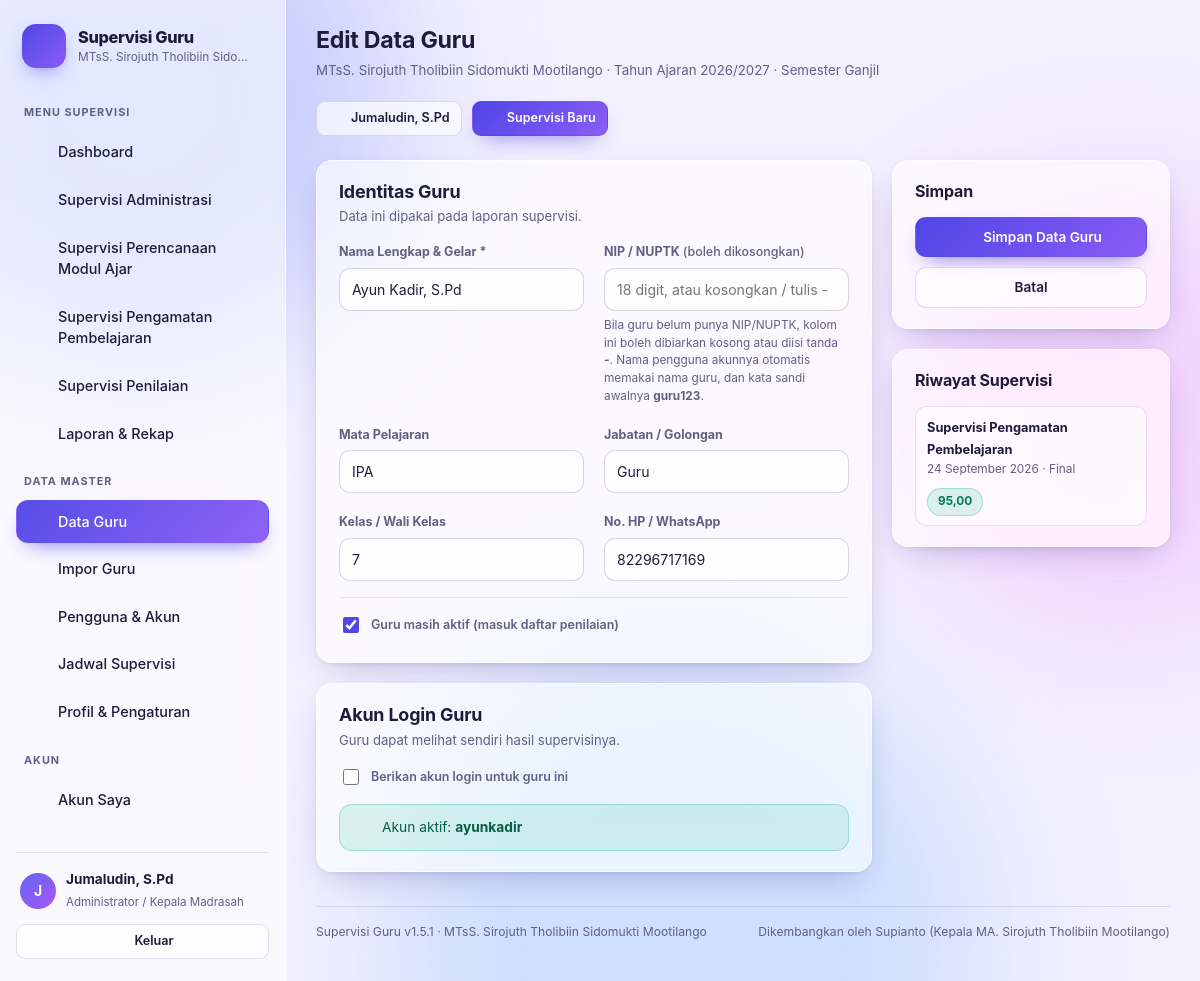
The app's page /guru_edit.php?id=14 (signed in) with its own data.
### tables this page shows
CREATE TABLE sekolah (
            id INTEGER PRIMARY KEY AUTOINCREMENT,
            nama TEXT NOT NULL,
            npsn TEXT,
            alamat TEXT,
            kepala_sekolah TEXT,
            nip_kepala_sekolah TEXT,
            tahun_ajaran TEXT,
            semester TEXT,
            batas_a REAL NOT NULL DEFAULT 90,
            batas_b REAL NOT NULL DEFAULT 80,
            batas_c REAL NOT NULL DEFAULT 70,
            catatan TEXT,
            aktif INTEGER NOT NULL DEFAULT 1,
            dibuat TEXT
        , verifikasi TEXT NOT NULL DEFAULT "disetujui", kontak_nama TEXT, kontak_telepon TEXT, kontak_email TEXT, tanggal_daftar TEXT, alasan_tolak TEXT, jenis TEXT NOT NULL DEFAULT "umum", logo TEXT);

CREATE TABLE instrumen (
                id INTEGER PRIMARY KEY AUTOINCREMENT,
                kode TEXT NOT NULL UNIQUE,
                nama TEXT NOT NULL,
                deskripsi TEXT,
                ikon TEXT,
                urutan INTEGER NOT NULL DEFAULT 0,
                aktif INTEGER NOT NULL DEFAULT 1
            );

CREATE TABLE users (
            id INTEGER PRIMARY KEY AUTOINCREMENT,
            username TEXT NOT NULL UNIQUE,
            password_hash TEXT NOT NULL,
            nama TEXT NOT NULL,
            role TEXT NOT NULL DEFAULT "guru",
            guru_id INTEGER REFERENCES guru(id) ON DELETE SET NULL,
            aktif INTEGER NOT NULL DEFAULT 1,
            login_terakhir TEXT,
            dibuat TEXT
        , sekolah_id INTEGER, foto TEXT);

CREATE TABLE guru (
            id INTEGER PRIMARY KEY AUTOINCREMENT,
            nip TEXT,
            nama TEXT NOT NULL,
            mapel TEXT,
            jabatan TEXT,
            kelas TEXT,
            telepon TEXT,
            aktif INTEGER NOT NULL DEFAULT 1,
            demo INTEGER NOT NULL DEFAULT 0,
            dibuat TEXT
        , sekolah_id INTEGER);

CREATE TABLE supervisi (
            id INTEGER PRIMARY KEY AUTOINCREMENT,
            guru_id INTEGER NOT NULL REFERENCES guru(id) ON DELETE CASCADE,
            instrumen_id INTEGER NOT NULL REFERENCES instrumen(id) ON DELETE CASCADE,
            tanggal TEXT NOT NULL,
            periode TEXT,
            supervisor TEXT,
            total_skor REAL NOT NULL DEFAULT 0,
            skor_maks REAL NOT NULL DEFAULT 0,
            nilai REAL NOT NULL DEFAULT 0,
            predikat TEXT,
            kelebihan TEXT,
            kekurangan TEXT,
            tindak_lanjut TEXT,
            status TEXT NOT NULL DEFAULT "draft",
            dibuat TEXT,
            diubah TEXT, sekolah_id INTEGER,
            UNIQUE (guru_id, instrumen_id, tanggal)
        );

### guru_edit.php (the view, shortened to what the rows shown need)
<?php
$u = require_admin();
$sid = sekolah_id();
$id = (int) ($_GET['id'] ?? $_POST['id'] ?? 0);
$g = $id ? one('SELECT * FROM guru WHERE id = ? AND sekolah_id = ?', [$id, $sid]) : null;
$form = [
    'nama'    => $g['nama'] ?? '',
    'nip'     => $g['nip'] ?? '',
    'mapel'   => $g['mapel'] ?? '',
    'jabatan' => $g['jabatan'] ?? '',
    'kelas'   => $g['kelas'] ?? '',
    'telepon' => $g['telepon'] ?? '',
    'aktif'   => $g ? (int) $g['aktif'] : 1,
];
$akun = $id ? one('SELECT * FROM users WHERE guru_id = ? LIMIT 1', [$id]) : null;
$riwayat = $id ? all('SELECT s.*, i.nama AS instrumen FROM supervisi s JOIN instrumen i ON i.id = s.instrumen_id
                      WHERE s.guru_id = ? AND s.sekolah_id = ? ORDER BY s.tanggal DESC LIMIT 12', [$id, $sid]) : [];
page_top($g ? 'Edit Data Guru' : 'Tambah Data Guru', 'guru');
?>
<form method="post" class="grid g21" style="align-items:start">
  <div class="grid" style="gap:20px">
    <div class="card">
      <div class="card-head"><div><h2>Identitas Guru</h2><p>Data ini dipakai pada laporan supervisi.</p></div></div>
      <div class="grid g2">
        <div>
          <label class="f" for="nama">Nama Lengkap &amp; Gelar *</label>
          <input type="text" id="nama" name="nama" value="<?= e((string) $form['nama']) ?>" required placeholder="Contoh: Siti Aminah, S.Pd.">
        </div>
        <div>
          <label class="f" for="mapel">Mata Pelajaran</label>
          <input type="text" id="mapel" name="mapel" value="<?= e((string) $form['mapel']) ?>" placeholder="Contoh: Matematika">
        </div>
        <div>
          <label class="f" for="jabatan">Jabatan / Golongan</label>
          <input type="text" id="jabatan" name="jabatan" value="<?= e((string) $form['jabatan']) ?>" placeholder="Contoh: Guru Muda">
        </div>
        <div>
          <label class="f" for="kelas">Kelas / Wali Kelas</label>
          <input type="text" id="kelas" name="kelas" value="<?= e((string) $form['kelas']) ?>" placeholder="Contoh: Wali kelas VIII-A">
        </div>
        <div>
          <label class="f" for="telepon">No. HP / WhatsApp</label>
          <input type="text" id="telepon" name="telepon" value="<?= e((string) $form['telepon']) ?>" placeholder="08xxxxxxxxxx">
        </div>
      </div>
      <label class="f" style="display:flex;align-items:center;gap:9px;font-weight:600">
        <input type="checkbox" name="aktif" value="1" <?= (int) $form['aktif'] === 1 ? 'checked' : '' ?> style="width:16px;height:16px;accent-color:var(--accent)">
        Guru masih aktif (masuk daftar penilaian)
      </label>
    </div>
    <div class="card">
      <div class="card-head"><div><h2>Akun Login Guru</h2><p>Guru dapat melihat sendiri hasil supervisinya.</p></div></div>
      <?php if ($akun): ?>
        <div class="alert alert-ok mt16" style="margin-bottom:0"><?= ikon('check', 16) ?><span>Akun aktif: <b><?= e((string) $akun['username']) ?></b> </span></div>
      <?php endif; ?>
    </div>
  </div>
  <div class="grid" style="gap:20px">
    <?php if ($id): ?>
    <div class="card">
      <?php if ($riwayat): ?>
        <div class="grid" style="gap:10px">
          <?php foreach ($riwayat as $r): ?>
            <div class="flex between" style="background:rgba(255,255,255,.6);border:1px solid rgba(99,95,130,.16);border-radius:12px;padding:9px 11px">
              <div style="min-width:0">
                <b class="sm"><?= e((string) $r['instrumen']) ?></b>
                <div class="xs mut"><?= e(tanggal_id((string) $r['tanggal'])) ?> &middot; <?= $r['status'] === 'final' ? 'Final' : 'Draf' ?></div>
              </div>
              <span class="pill pill-<?= e((string) $r['predikat']) ?>"><?= r1($r['nilai']) ?></span>
            </div>
          <?php endforeach; ?>
        </div>
      <?php else: ?>
        <p class="sm mut" style="margin:0">Belum ada supervisi untuk guru ini.</p>
      <?php endif; ?>
    </div>
    <?php endif; ?>
  </div>
</form>
<?php
page_bottom();

### inc/layout.php (shortened to what the rows shown need)
<?php
function ikon(string $name, int $size = 18): string
{
    $d = $p[$name] ?? $p['doc'];
    return '<svg class="ic" width="' . $size . '" height="' . $size . '" viewBox="0 0 24 24" fill="none" stroke="currentColor" stroke-width="1.7" stroke-linecap="round" stroke-linejoin="round" aria-hidden="true">' . $d . '</svg>';
}
function page_top(string $judul, string $menu = ''): void
{
    $u = current_user();
    $super = is_super();
    $pengawas = $u !== null && $u['role'] === 'pengawas';
    $admin = is_admin();
    $sekolah = current_sekolah();
    $binaanSaya = $pengawas ? sekolah_binaan((int) $u['id'], false) : [];
    $inst = $sekolah ? instrumen_list() : [];
    $script = $_SERVER['SCRIPT_NAME'] ?? '';
    $here = basename($script);
    $kodeAktif = $_GET['kode'] ?? '';
    if ($sekolah) {
        $subJudul = tetap_kata((string) $sekolah['nama']) . ' &middot; Tahun Ajaran ' . ($sekolah['tahun_ajaran'] ?: '-') . ' &middot; Semester ' . ($sekolah['semester'] ?: '-');
    } elseif ($pengawas) {
        $subJudul = 'Pengawas Sekolah &middot; ' . count($binaanSaya) . ' sekolah binaan';
    } elseif ($super) {
        $subJudul = 'Super Admin &middot; ' . jumlah_sekolah() . ' sekolah terdaftar';
    } else {
        $subJudul = '';
    }
    ?>
<!DOCTYPE html>
<html lang="id">
<head>
<link rel="stylesheet" href="assets/style.css?v=<?= e(APP_VERSION) ?>">
</head>
<body>
<button class="nav-toggle" id="navToggle" aria-label="Buka menu"><?= ikon('slider', 20) ?></button>
<aside class="sidebar" id="sidebar">
  <div class="brand">
    <div>
      <div class="brand-name"><?= e(APP_NAME) ?></div>
      <div class="brand-sub"><?= e($sekolah ? tetap_kata((string) $sekolah['nama']) : ($pengawas ? 'Pengawas Sekolah' : 'Super Admin — semua sekolah')) ?></div>
    </div>
  </div>
  <nav class="nav">
    <?php if ($pengawas): ?>
      <div class="nav-sec">Rekap Supervisi</div>
      <a class="nav-item <?= $here === 'index.php' && !$sekolah ? 'on' : '' ?>" href="index.php">
        <?= ikon('building') ?><span>Sekolah Binaan (<?= count($binaanSaya) ?>)</span>
      </a>
      <?php if ($sekolah): ?>
        <a class="nav-item <?= in_array($here, ['laporan.php', 'supervisi_detail.php', 'cetak.php'], true) ? 'on' : '' ?>" href="laporan.php">
          <?= ikon('report') ?><span>Rekap <?= e(istilah_sekolah('Sekolah')) ?> Ini</span>
        </a>
        <a class="nav-item <?= in_array($here, ['jadwal.php', 'cetak_jadwal.php'], true) ? 'on' : '' ?>" href="jadwal.php">
          <?= ikon('calendar') ?><span>Jadwal Supervisi</span>
        </a>
        <a class="nav-item" href="laporan_export.php">
          <?= ikon('doc') ?><span>Unduh Rekap (CSV)</span>
        </a>
      <?php endif; ?>
    <?php elseif ($sekolah && ($super || $u['role'] === 'admin')): ?>
      <?php foreach ($inst as $i): ?>
        <a class="nav-item <?= ($here === 'supervisi.php' || $here === 'supervisi_form.php') && $kodeAktif === $i['kode'] ? 'on' : '' ?>"
           href="supervisi.php?kode=<?= e((string) $i['kode']) ?>">
          <?= ikon((string) $i['ikon']) ?><span><?= e((string) $i['nama']) ?></span>
        </a>
      <?php endforeach; ?>
    <?php endif; ?>
  </nav>
  <div class="sidebar-foot">
    <div class="who">
      <?= avatar_html((string) ($u['nama'] ?? ''), foto_user($u), 36) ?>
      <div class="who-txt">
        <strong><?= e((string) ($u['nama'] ?? '')) ?></strong>
        <small><?= $super ? 'Super Admin' : ($pengawas ? 'Pengawas Sekolah' : ($u['role'] === 'admin' ? 'Administrator / Kepala Sekolah' : 'Guru')) ?></small>
      </div>
    </div>
  </div>
</aside>
<main class="main">
  <header class="topbar">
    <div>
      <h1><?= e($judul) ?></h1>
      <p class="topbar-sub"><?= $subJudul ?></p>
    </div>
    <div class="topbar-actions">
      <a class="btn btn-ghost btn-sm" href="akun.php"><?= ikon('user', 16) ?> <?= e((string) ($u['nama'] ?? '')) ?></a>
      <?php if ($admin): ?>
        <a class="btn btn-primary btn-sm" href="supervisi_form.php?kode=pengamatan"><?= ikon('plus', 16) ?> Supervisi Baru</a>
      <?php endif; ?>
    </div>
  </header>
  <div class="content">
<?php
}
function page_bottom(): void
{
    $sekolah = current_sekolah();
    ?>
  </div>
  <footer class="foot">
    <span><?= e(APP_NAME) ?> v<?= e(APP_VERSION) ?> &middot; <?= e($sekolah ? tetap_kata((string) $sekolah['nama']) : 'Super Admin') ?></span>
    <span>Dikembangkan oleh <?= e(APP_AUTHOR) ?> (<?= e(APP_AUTHOR_JABATAN) ?>)</span>
  </footer>
</main>
</body>
</html>
<?php
}
    ?>

### inc/helpers.php (shortened to what the rows shown need)
<?php
function e($v): string
{
    return htmlspecialchars((string) $v, ENT_QUOTES | ENT_SUBSTITUTE, 'UTF-8');
}
function current_sekolah(bool $fresh = false): ?array
{
    static $cache = null;
    static $sudah = false;
    if (!$fresh && $sudah) {
        return $cache;
    }
    $sudah = true;
    $cache = null;
    $u = current_user();
    $sid = (int) ($u['sekolah_id'] ?? 0);
    if ($sid > 0) {
        $cache = one('SELECT * FROM sekolah WHERE id = ?', [$sid]);
    }
    return $cache;
}
function log_sesi_ping(): void
{
    $u = current_user();
    $kini = time();
    if ($kini - (int) ($_SESSION['__log_ping'] ?? 0) < 60) {
        return;
    }
}
function current_user(): ?array
{
    static $u = null;
    static $sudah = false;
    if ($sudah) {
        return $u;
    }
    $sudah = true;
    $id = $_SESSION['uid'] ?? null;
    $u = one('SELECT u.*, g.nama AS guru_nama, s.nama AS sekolah_nama
              FROM users u
              LEFT JOIN guru g ON g.id = u.guru_id
              LEFT JOIN sekolah s ON s.id = u.sekolah_id
              WHERE u.id = ? AND u.aktif = 1', [(int) $id]);
    return $u;
}
function is_super(): bool
{
    $u = current_user();
    return $u !== null && $u['role'] === 'super';
}
function is_admin(): bool
{
    $u = current_user();
    if ($u['role'] === 'admin') {
        return true;
    }
    return $u['role'] === 'super' && current_sekolah() !== null;
}
function require_login(): array
{
    $u = current_user();
    return $u;
}
function require_sekolah(): array
{
    $u = require_login();
    $s = current_sekolah();
    if ($s) {
        return $s;
    }
    exit('Akun ini belum ditautkan ke sekolah mana pun. Hubungi administrator.');
}
function require_admin(): array
{
    $u = require_login();
    return $u;
}
function avatar_html(string $nama, ?string $foto, int $size = 36, string $kelas = 'avatar'): string
{
    $nama = trim($nama);
    $inisial = e(strtoupper(substr($nama !== '' ? $nama : 'U', 0, 1)));
    $style = 'width:' . $size . 'px;height:' . $size . 'px;font-size:' . max(11, (int) round($size / 2.5)) . 'px';
    return '<span class="' . e($kelas) . '" style="' . $style . '">' . $inisial . '</span>';
}

### records on screen
sekolah: nama "MTsS. Sirojuth Tholibiin Sido…", subJudul "MTsS. Sirojuth Tholibiin Sidomukti Mootilango · Tahun Ajaran 2026/2027 · Semester Ganjil", nama "MTsS. Sirojuth Tholibiin Sidomukti Mootilango"
instrumen: nama "Supervisi Administrasi"
instrumen: nama "Supervisi Perencanaan Modul Ajar"
instrumen: nama "Supervisi Pengamatan Pembelajaran"
instrumen: nama "Supervisi Penilaian"
users: nama "J", nama "Jumaludin, S.Pd"
guru: nama "Ayun Kadir, S.Pd", mapel "IPA", jabatan "Guru", kelas "7", telepon "82296717169", aktif "☑"
users: username "ayunkadir"
supervisi: instrumen.nama "Supervisi Pengamatan Pembelajaran", tanggal "24 September 2026", status "Final", nilai "95,00"

### other values on screen
APP_NAME "Supervisi Guru"
$judul "Edit Data Guru"
APP_VERSION "1.5.1"
APP_AUTHOR "Supianto"
APP_AUTHOR_JABATAN "Kepala MA. Sirojuth Tholibiin Mootilango"
